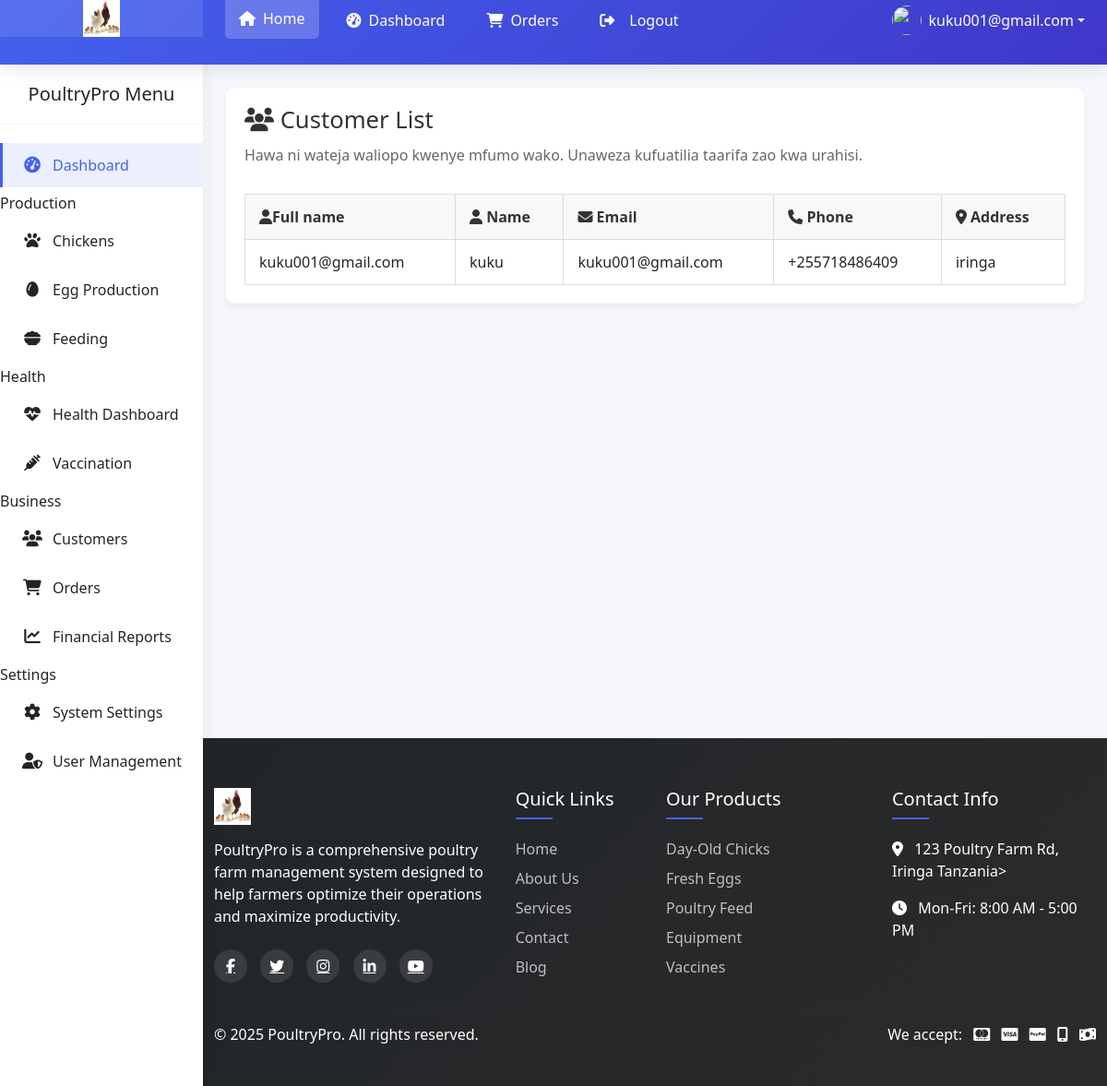
The page /customer/ (signed in) on the database its author committed.
### customers/models.py (models this page shows, shortened)
class Customer(models.Model):
    user = models.OneToOneField(User, on_delete=models.CASCADE, related_name='customer', null=True, blank=True)
    name = models.CharField(max_length=100)
    email = models.EmailField(unique=True)
    phone = models.CharField(max_length=15, validators=[RegexValidator(r'^\+?1?\d{9,15}$')])
    address = models.TextField(blank=True)
    registration_date = models.DateField(auto_now_add=True)
    customer_type = models.CharField(max_length=20, choices=[
        ('individual', 'Individual'),
        ('business', 'Business'),
        ('farmer', 'Farmer')
    ], default='individual')
    class Meta:
        ordering = ['name']
        verbose_name_plural = 'Customers'

### core/views.py (the view)
# urls.py: path('customer/', views.customer_view, name='customer'),
def customer_view(request):
    customers = Customer.objects.all()
    return render(request, 'core/customer.html', {'customers': customers})

### core/templates/core/customer.html (shortened to what this page needs)
{% extends 'core/base.html' %}
{% block content %}
<div class="customer-container">
    <h2><i class="fas fa-users"></i> Customer List</h2>
    <p class="description">Hawa ni wateja waliopo kwenye mfumo wako. Unaweza kufuatilia taarifa zao kwa urahisi.</p>
    {% if customers %}
    <div class="table-wrapper">
        <table class="styled-table">
            <thead>
                <tr>
                    <th><i class="fas fa-user"></i>Full name</th>
                    <th><i class="fas fa-user"></i> Name</th>
                    <th><i class="fas fa-envelope"></i> Email</th>
                    <th><i class="fas fa-phone"></i> Phone</th>
                    <th><i class="fas fa-map-marker-alt"></i> Address</th>
                </tr>
            </thead>
            <tbody>
                {% for customer in customers %}
                <tr>
                    <td>{{ customer.user }}</td>
                    <td>{{ customer.name }}</td>
                    <td>{{ customer.email }}</td>
                    <td>{{ customer.phone }}</td>
                    <td>{{ customer.address }}</td>
                </tr>
                {% endfor %}
            </tbody>
        </table>
    </div>
    {% else %}
    <div class="empty-message">
        <p><i class="fas fa-info-circle"></i> Hakuna wateja waliopo kwa sasa.</p>
    </div>
    {% endif %}
</div>
{% endblock %}

### core/templates/core/base.html (shortened to what this page needs)
{% load static %}
<!DOCTYPE html>
<html lang="en">
<head>
    <link href="https://cdn.jsdelivr.net/npm/bootstrap@5.3.2/dist/css/bootstrap.min.css" rel="stylesheet">
    <link href="https://cdnjs.cloudflare.com/ajax/libs/font-awesome/6.4.2/css/all.min.css" rel="stylesheet">
    <link href="https://cdnjs.cloudflare.com/ajax/libs/animate.css/4.1.1/animate.min.css" rel="stylesheet">
    <link href="https://cdnjs.cloudflare.com/ajax/libs/aos/2.3.4/aos.css" rel="stylesheet">
    <link href="https://cdn.jsdelivr.net/npm/select2@4.1.0-rc.0/dist/css/select2.min.css" rel="stylesheet">
</head>
<body>
    <header class="main-header">
        <div class="d-flex align-items-stretch">
            <div class="logo-container">
                <a href="{% url 'core:home' %}">
                    <img src="{% static 'images/kuku.jpg' %}" alt="PoultryPro Logo" class="logo-img">
                </a>
            </div>
            <div class="d-flex align-items-center justify-content-between flex-grow-1 px-4">
                <nav class="nav-menu">
                    <a href="{% url 'core:home' %}" class="nav-link active">
                        <i class="fas fa-home"></i>
                        <span class="d-none d-lg-inline">Home</span>
                    </a>
                     {% if user.is_authenticated %}
                    <a href="{% url 'core:profile' %}" class="nav-link">
                        <i class="fas fa-tachometer-alt"></i>
                        <span class="d-none d-lg-inline">Dashboard</span>
                    </a>
                     <a href="{% url 'core:order' %}" class="nav-link">
                        <i class="fas fa-shopping-cart"></i>
                        <span class="d-none d-lg-inline">Orders</span>
                    </a>
                     <a href="{% url 'core:logout' %}" class="nav-link">
                        <i class="fas fa-sign-out-alt me-2"></i>
                        <span class="d-none d-lg-inline">Logout</span>
                    </a>
                     {% endif %}
                </nav>
                   {% if user.is_authenticated %}
                <div class="dropdown">
                    <a href="#" class="d-flex align-items-center text-white text-decoration-none dropdown-toggle"
                       id="userDropdown" data-bs-toggle="dropdown" aria-expanded="false">
                        <img src="{% static 'images/user-avatar.jpg' %}" width="32" height="32" class="rounded-circle me-2">
                        <span class="d-none d-lg-inline">{{ user.username|default:"Guest" }}</span>
                    </a>
                </div>
                  {% endif %}
            </div>
        </div>
    </header>
 {% if user.is_authenticated %}
    <aside class="sidebar">
        <div class="sidebar-header">
            <h5 class="mb-0 text-center">PoultryPro Menu</h5>
        </div>
        <div class="sidebar-menu">
            <a href="{% url 'core:home' %}" class="menu-item active">
                <i class="fas fa-tachometer-alt"></i>
                <span>Dashboard</span>
            </a>
            <div class="menu-group">
                <div class="menu-group-title">Production</div>
                <a href="{% url 'core:chicken' %}" class="menu-item">
                    <i class="fas fa-paw"></i>
                    <span>Chickens</span>
                </a>
                <a href="{% url 'production:eggproduction_list' %}" class="menu-item">
                    <i class="fas fa-egg"></i>
                    <span>Egg Production</span>
                </a>
                <a href="{% url 'core:feeding' %}" class="menu-item">
                    <i class="fas fa-bowl-food"></i>
                    <span>Feeding</span>
                </a>
            </div>
            <div class="menu-group">
                <div class="menu-group-title">Health</div>
                <a href="{% url 'core:health_dashboard' %}" class="menu-item">
                    <i class="fas fa-heartbeat"></i>
                    <span>Health Dashboard</span>
                </a>
                <a href="{% url 'core:chickgrowth' %}" class="menu-item">
                    <i class="fas fa-syringe"></i>
                    <span>Vaccination</span>
                </a>
            </div>
            <div class="menu-group">
                <div class="menu-group-title">Business</div>
                <a href="{% url 'core:customer' %}" class="menu-item">
                    <i class="fas fa-users"></i>
                    <span>Customers</span>
                </a>
                <a href="{% url 'core:order' %}" class="menu-item">
                    <i class="fas fa-shopping-cart"></i>
                    <span>Orders</span>
                </a>
                <a href="{% url 'core:report' %}" class="menu-item">
                    <i class="fas fa-chart-line"></i>
                    <span>Financial Reports</span>
                </a>
            </div>
            <div class="menu-group">
                <div class="menu-group-title">Settings</div>
                <a href="{% url 'core:settings' %}" class="menu-item">
                    <i class="fas fa-cog"></i>
                    <span>System Settings</span>
                </a>
                <a href="{% url 'core:profile' %}" class="menu-item">
                    <i class="fas fa-user-shield"></i>
                    <span>User Management</span>
                </a>
            </div>
        </div>
    </aside>
  {% endif %}
    <main class="main-content">
        {% block content %}{% endblock %}
    </main>
    <footer class="main-footer">
        <div class="container py-4">
            <div class="row">
                <div class="col-lg-4 mb-4 mb-lg-0">
                    <img src="{% static 'images/kuku.jpg' %}" alt="PoultryPro Logo" class="footer-logo">
                    <p class="mb-4">PoultryPro is a comprehensive poultry farm management system designed to help farmers optimize their operations and maximize productivity.</p>
                    <div class="social-icons">
                        <a href="#"><i class="fab fa-facebook-f"></i></a>
                        <a href="#"><i class="fab fa-twitter"></i></a>
                        <a href="#"><i class="fab fa-instagram"></i></a>
                        <a href="#"><i class="fab fa-linkedin-in"></i></a>
                        <a href="#"><i class="fab fa-youtube"></i></a>
                    </div>
                </div>
                <div class="col-lg-2 col-md-6 mb-4 mb-md-0">
                    <div class="footer-links">
                        <h5>Quick Links</h5>
                        <a href="{% url 'core:home' %}">Home</a>
                        <a href="{% url 'core:about' %}">About Us</a>
                        <a href="{% url 'core:order' %}">Services</a>
                        <a href="{% url 'core:contact' %}">Contact</a>
                        <a href="{% url 'core:customer' %}">Blog</a>
                    </div>
                </div>
                <div class="col-lg-3 col-md-6 mb-4 mb-md-0">
                    <div class="footer-links">
                        <h5>Our Products</h5>
                        <a href="#">Day-Old Chicks</a>
                        <a href="{% url 'production:eggproduction_list' %}">Fresh Eggs</a>
                        <a href="{% url 'production:eggproduction_list' %}">Poultry Feed</a>
                        <a href="{% url 'production:incubation_list' %}">Equipment</a>
                        <a href="{% url 'health:vaccination_list' %}">Vaccines</a>
                    </div>
                </div>
                <div class="col-lg-3 col-md-6">
                    <div class="footer-links">
                        <h5>Contact Info</h5>
                        <p><i class="fas fa-map-marker-alt me-2"></i> 123 Poultry Farm Rd, Iringa Tanzania>
                        <p><i class="fas fa-clock me-2"></i> Mon-Fri: 8:00 AM - 5:00 PM</p>
                    </div>
                </div>
            </div>
            <hr class="mt-4 mb-3" style="border-color: rgba(255,255,255,0.1);">
            <div class="row align-items-center">
                <div class="col-md-6 text-center text-md-start mb-3 mb-md-0">
                    <p class="mb-0">&copy; 2025 PoultryPro. All rights reserved.</p>
                </div>
                <div class="col-md-6 text-center text-md-end">
                    <div class="payment-methods">
                        <span class="me-2">We accept:</span>
                        <i class="fab fa-cc-mastercard me-2"></i>
                        <i class="fab fa-cc-visa me-2"></i>
                        <i class="fab fa-cc-paypal me-2"></i>
                        <i class="fas fa-mobile-alt me-2"></i>
                        <i class="fas fa-money-bill-wave"></i>
                    </div>
                </div>
            </div>
        </div>
    </footer>
</body>
</html>

### core/templates/core/base.html (style rules this page uses)
:root { --primary-color: #4361ee; --secondary-color: #3f37c9; --accent-color: #4cc9f0; --light-color: #f8f9fa; --dark-color: #212529; --success-color: #4bbf73; --warning-color: #f0ad4e; --danger-color: #d9534f; }
body { font-family: 'Segoe UI', Tahoma, Geneva, Verdana, sans-serif; background-color: #f5f7fa; color: var(--dark-color); overflow-x: hidden; }
.main-header { background: linear-gradient(135deg, var(--primary-color), var(--secondary-color)); box-shadow: 0 4px 20px rgba(0, 0, 0, 0.1); position: fixed; top: 0; left: 0; right: 0; z-index: 1030; height: 70px; }
.logo-container { width: 220px; background-color: rgba(255, 255, 255, 0.1); display: flex; align-items: center; justify-content: center; height: 100%; }
.logo-img { height: 40px; transition: all 0.3s ease; }
.nav-menu { display: flex; align-items: center; gap: 15px; }
.nav-link { color: white !important; font-weight: 500; padding: 10px 15px; border-radius: 5px; transition: all 0.3s ease; display: flex; align-items: center; gap: 8px; }
.nav-link:hover, .nav-link.active { background-color: rgba(255, 255, 255, 0.2); transform: translateY(-2px); }
.sidebar { width: 220px; background: white; position: fixed; top: 70px; left: 0; bottom: 0; box-shadow: 2px 0 20px rgba(0, 0, 0, 0.05); z-index: 1020; transition: all 0.3s ease; overflow-y: auto; }
.sidebar-header { padding: 20px; border-bottom: 1px solid rgba(0, 0, 0, 0.05); }
.sidebar-menu { padding: 15px 0; }
.menu-item { display: flex; align-items: center; padding: 12px 20px; color: var(--dark-color); text-decoration: none; transition: all 0.3s ease; margin: 5px 0; border-left: 3px solid transparent; }
.menu-item:hover, .menu-item.active { background-color: rgba(67, 97, 238, 0.1); color: var(--primary-color); border-left: 3px solid var(--primary-color); }
.menu-item i { width: 24px; text-align: center; margin-right: 10px; font-size: 1.1rem; }
.main-content { margin-left: 220px; margin-top: 70px; padding: 25px; min-height: calc(100vh - 70px); transition: all 0.3s ease; }
.main-footer { background: linear-gradient(135deg, var(--dark-color), #2b2b2b); color: white; padding: 30px 0 20px; margin-left: 220px; }
.footer-logo { height: 40px; margin-bottom: 15px; }
.footer-links h5 { position: relative; padding-bottom: 10px; margin-bottom: 20px; }
.footer-links h5::after { content: ''; position: absolute; left: 0; bottom: 0; width: 40px; height: 2px; background: var(--primary-color); }
.footer-links a { color: rgba(255, 255, 255, 0.7); text-decoration: none; transition: all 0.3s ease; display: block; margin-bottom: 8px; }
.social-icons a { display: inline-flex; align-items: center; justify-content: center; width: 36px; height: 36px; border-radius: 50%; background: rgba(255, 255, 255, 0.1); color: white; margin-right: 10px; transition: all 0.3s ease; }

### core/templates/core/customer.html (style rules this page uses)
.customer-container { background: #fff; padding: 20px; border-radius: 10px; box-shadow: 0 4px 8px rgba(0,0,0,0.05); }
.customer-container h2 { font-size: 1.6rem; margin-bottom: 10px; color: #333; }
.customer-container .description { margin-bottom: 20px; color: #666; }
.table-wrapper { overflow-x: auto; }
.styled-table { width: 100%; border-collapse: collapse; margin-top: 10px; }
.styled-table th, .styled-table td { padding: 12px 15px; border: 1px solid #ddd; text-align: left; }
.styled-table th { background-color: #f8f8f8; color: #333; }

### rows shown on the page
Customer: user "kuku001@gmail.com", name "kuku", email "kuku001@gmail.com", phone "+255718486409", address "iringa"

### other values the page prints
{{ user.username|default:"Guest" }} "kuku001@gmail.com"
